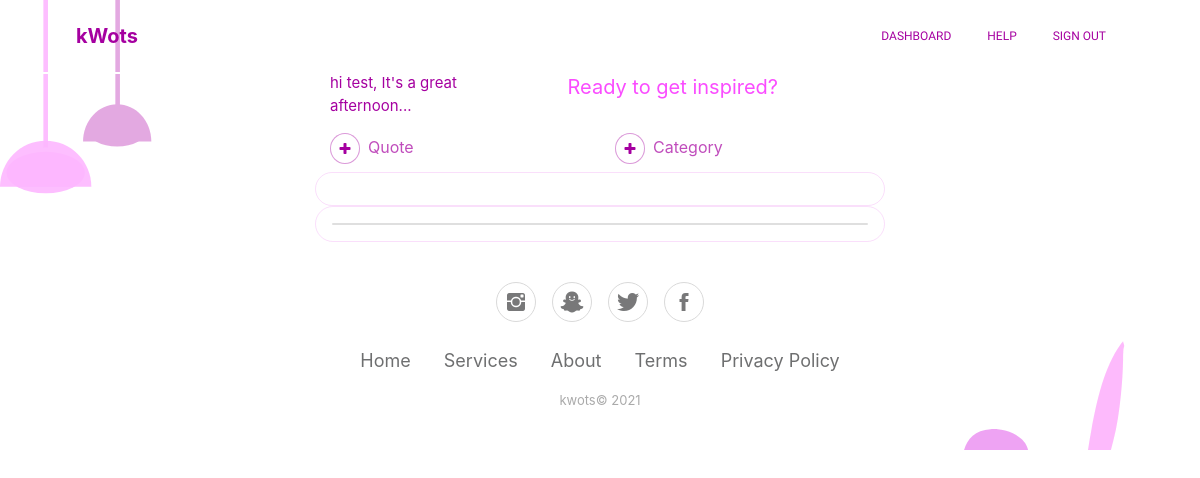
Before: /user/dashboard (signed in) with the older database file.
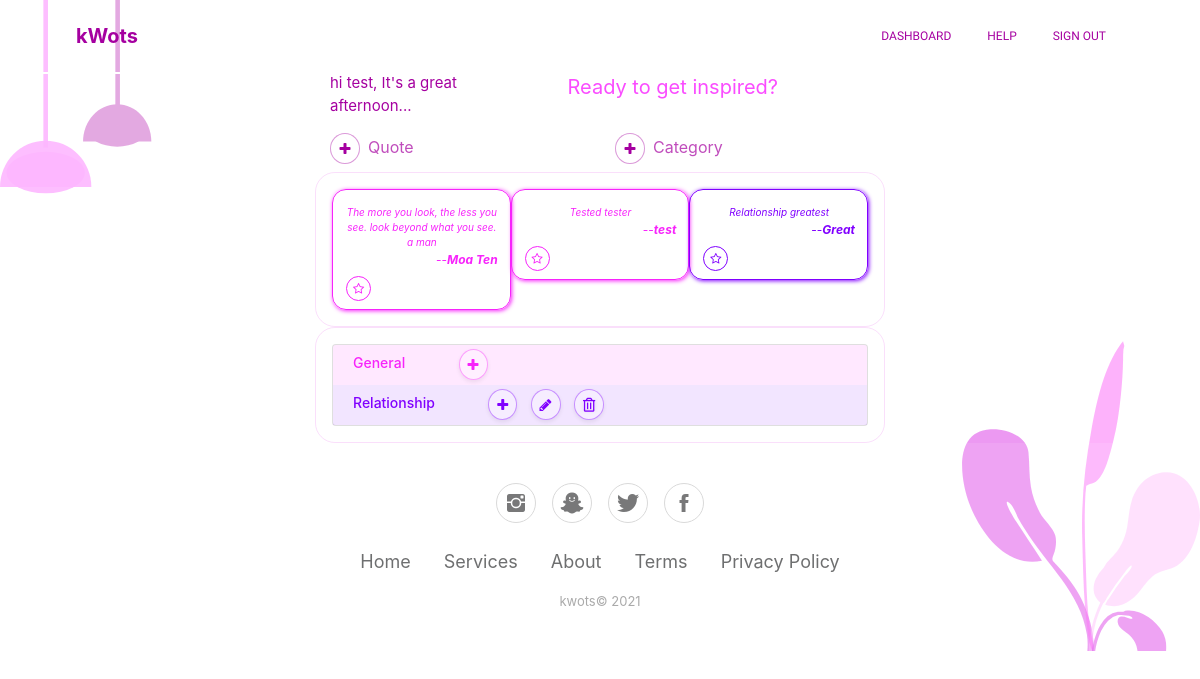
After: the same page with the newer database file.
### app/models.py (models this page shows, shortened)
class User(db.Model, UserMixin):
    __tablename__ = 'users'
    id = db.Column(db.Integer, primary_key = True)
    username = db.Column(db.String, unique = True, nullable = False)
    email = db.Column(db.String, unique = True, nullable = False)
    password = db.Column(db.String, nullable = False)
    quotes = db.relationship('Quote', backref = 'user')
    categories = db.relationship('Category', backref = 'user')

class Quote(db.Model):
    id = db.Column(db.Integer, primary_key = True)
    user_id = db.Column(db.Integer, db.ForeignKey('users.id'))
    author = db.Column(db.String, nullable = False)
    quote = db.Column(db.String, nullable = False)
    date = db.Column(db.DateTime, nullable = False, default = datetime.now())
    favorite = db.Column(db.Boolean, nullable = False, default = False)
    note = db.Column(db.String)
    category_id = db.Column(db.Integer, db.ForeignKey('categories.id'))
    period = db.Column(db.String, default = datetime.now())

class Category(db.Model):
    __tablename__ = 'categories'
    id = db.Column(db.Integer, primary_key = True)
    name = db.Column(db.String, nullable = False, unique = True)
    color_id = db.Column(db.Integer, db.ForeignKey('colors.id'))
    quotes = db.relationship('Quote', backref = 'category')
    icon = db.Column(db.String)
    user_id = db.Column(db.Integer, db.ForeignKey('users.id'))
    description = db.Column(db.String, nullable = True)

### app/user/views.py (the view)
@user_bp.route('/dashboard')
@login_required
def dashboard():
    if datetime.now().hour < 12:
        period = 'morning'
    elif datetime.now().hour > 12 and datetime.now().hour < 4 or 16:
        period = 'afternoon'
    else:
        period = 'evening'
    categories = current_user.categories
    favorites = [i for i in current_user.quotes if i.favorite == 1]
    color = {i.color.name: hex_to_dec(i.color.name) for i in categories}
    print(color)
    return render_template('dashboard.html', categories = categories, favorites = favorites, color = color, period = period)

### app/__init__.py (called while the page is built)
def create_app(config):
    app = Flask(__name__)
    app.config.from_object(config)
    db.init_app(app)
    login_manager = LoginManager(app)
    login_manager.login_view = "auth_bp.login"
    from .auth import auth_bp
    from .quote import quote_bp
    from .user import user_bp
    from .views import main_bp
    app.register_blueprint(auth_bp)
    app.register_blueprint(user_bp)
    app.register_blueprint(quote_bp)
    app.register_blueprint(main_bp)
    from .models import Color, Category, Quote, User
    @login_manager.user_loader
    def loader(user_id):
        return User.query.get(int(user_id))
    with app.app_context():
        db.create_all()
        return app

### app/utils.py (called while the page is built)
def hex_to_dec(val):
    n1 = int(val[1:3], 16)
    n2 = int(val[3:5], 16)
    n3 = int(val[5:], 16)
    return ','.join([str(n1), str(n2), str(n3)])

### app/templates/dashboard.html (shortened to what this page needs)
{% extends "base.html" %}
{% block content %}
<div  class= "dash-bg">
    {% include "nav.html" %}
        <div class="container">
            <div class="row">
                <div class="col col-md-3 box d-none d-md-inline-block"></div>
                <div class="col">
                    <div class="row">
                        <div class="col col-12 col-md-5">
                            <p style="font-size: 15px;color: rgb(165,0,160);">hi {{current_user.username }}, It's a great {{ period }}...</p>
                        </div>
                        <div class="col">
                            <p style="font-size: 20px;color: rgba(249,26,255,0.78);">Ready to get inspired?</p>
                        </div>
                    </div>
                    <div class="row mb-2">
                        <div class="col"><a class="btn btn-primary btn-sm border rounded-circle shadow-btn round-btn white-bg mr-2" role="button" style="width: 30px;" href="{{ url_for('quote_bp.add_quote')}}"><i class="fa fa-plus" style="height: 11px;"></i></a><span class="purple-text">Quote</span></div>
                        <div class="col"><a class="btn btn-primary btn-sm border rounded-circle shadow-btn round-btn white-bg mr-2" role="button" style="width: 30px;" href="{{ url_for('quote_bp.add_category')}}"><i class="fa fa-plus" style="height: 11px;"></i></a><span class="purple-text">Category</span></div>
                    </div>
                <div class="row quote-block p-3 pl-1">
                    {% for favorite in favorites  %}
                        <div class="col p-0 col-12 col-md-5 col-lg-4">
                            <div class="quote-block-one" style="color: {{ favorite.category.color.name }}; border: 1px solid {{ favorite.category.color.name }} !important;box-shadow: 1px 1px 4px {{ favorite.category.color.name }};">
                                <p class="text-center" style="font-size: 10px;"><em>{{ favorite.quote }}</em></p>
                                <p class="text-right quote-author-name" style="font-size: 12px;">--<strong><em>{{ favorite.author }}</em></strong></p>
                                <a href="{{ url_for('quote_bp.remove_favorite', quote_id = favorite.id)}}" class="btn btn-primary btn-sm blue-border-btn blue-round-btn blue-white-bg btn-icon mr-1" data-toggle="tooltip" data-bs-tooltip="" style="margin-top: -20px;color: {{ favorite.category.color.name }};border: 1px solid {{ favorite.category.color.name }} !important;" title="Unpin from board"><i class="fa fa-star-o btn-icon" style="font-size: 12px;"></i></a>
                            </div>
                        </div>
                    {% endfor %}
                </div>
                <div class="row quote-block p-3">
                    <div class="col pl-0 pr-0">
                        <div role="tablist" id="accordion-1" class="border-none">
                            <div class="card">
                                {% for category in categories %}
                                <div class="card-header blue-category-header border-none" role="tab" style="background-color: rgba({{ color[category.color.name] }},.1); color: {{ category.color.name }} ; padding-top: 0; padding-bottom: 5px;">
                                    <h5 class="mb-0"><a data-toggle="collapse" aria-expanded="true" aria-controls="accordion-1 .item-{{ category.id }}" href="#accordion-1 .item-{{ category.id }}" class="category-title mr-5" style="color: {{ category.color.name }};">{{ category.name }}</a>
                                        <span>
                                        {% if category.name == 'General' %}
                                            <a href="{{ url_for('quote_bp.add_quote')}}" class="btn btn-primary btn-sm border rounded-circle shadow-sm mt-1 mr-2" data-toggle="tooltip" data-bs-tooltip="" type="button" style="background-color: rgba(255,255,255,.3);color: rgb({{ color[category.color.name] }});width: auto;height: auto;border-color:rgba({{ color[category.color.name] }},.4) !important;" title="Add quote"><i class="fa fa-plus" style="height: 11px;"></i></a>
                                        {% else %}
                                            <a href="{{ url_for('quote_bp.add_quote_to_category', category_id = category.id)}}" class="btn btn-primary btn-sm border rounded-circle shadow-sm mt-1 mr-2" data-toggle="tooltip" data-bs-tooltip="" type="button" style="background-color: rgba(255,255,255,.3);color: rgb({{ color[category.color.name] }});width: auto;height: auto;border-color:rgba({{ color[category.color.name] }},.4) !important;" title="Add quote"><i class="fa fa-plus" style="height: 11px;"></i></a>
                                            <a href="{{ url_for('quote_bp.edit_category', category_id = category.id) }}" class="btn btn-primary btn-sm border rounded-circle shadow-sm mt-1 mr-2" data-toggle="tooltip" data-bs-tooltip="" style="background-color: rgba(255,255,255,.3);color: rgb({{ color[category.color.name] }});width: auto;height: auto;border-color:rgba({{ color[category.color.name] }},.4) !important;" title="Edit category"><i class="fa fa-pencil" style="height: 11px;"></i></a>
                                            <a href="{{ url_for('quote_bp.delete_category', category_id = category.id) }}" class="btn btn-primary btn-sm border rounded-circle shadow-sm mt-1" data-toggle="tooltip" data-bs-tooltip="" style="background-color: rgba(255,255,255,.3);color: rgb({{ color[category.color.name] }});width: auto;height: auto;border-color:rgba({{ color[category.color.name] }},.4) !important;" title="Delete category"><i class="far fa-trash-alt shadow-sm" style="height: 11px;"></i></a></span></h5>
                                        {% endif %}
                                    </div>
                                {% endfor %}
                            </div>
                        </div>
                    </div>
                </div>
            </div>
            <div class="col d-none d-md-inline-block col-md-3"></div>
        </div>
    </div>
    <div class="footer-basic">
        <footer>
            <div class="social"><a href="#"><i class="icon ion-social-instagram purple-hover"></i></a><a href="#"><i class="icon ion-social-snapchat purple-hover"></i></a><a href="#"><i class="icon ion-social-twitter purple-hover"></i></a><a href="#"><i class="icon ion-social-facebook purple-hover"></i></a></div>
            <ul
                class="list-inline">
                <li class="list-inline-item"><a href="#">Home</a></li>
                <li class="list-inline-item"><a href="#">Services</a></li>
                <li class="list-inline-item"><a href="#">About</a></li>
                <li class="list-inline-item"><a href="#">Terms</a></li>
                <li class="list-inline-item"><a href="#">Privacy Policy</a></li>
                </ul>
                <p class="copyright">kwots© 2021</p>
        </footer>
    </div>
</div>
{% endblock %}

### app/templates/base.html (shortened to what this page needs)
<!DOCTYPE html>
<html>
<head>
    <link rel="stylesheet" href="{{url_for('static', filename = 'bootstrap/css/bootstrap.min.css')}}">
    <link rel="stylesheet" href="{{url_for('static', filename = 'fonts/fontawesome-all.min.css')}}">
    <link rel="stylesheet" href="{{url_for('static', filename = 'fonts/font-awesome.min.css')}}">
    <link rel="stylesheet" href="{{url_for('static', filename = 'fonts/ionicons.min.css')}}">
    <link rel="stylesheet" href="{{url_for('static', filename = 'fonts/fontawesome5-overrides.min.css')}}">
    <link rel="stylesheet" href="{{url_for('static', filename = 'css/Footer-Basic.css')}}">
    <link rel="stylesheet" href="{{url_for('static', filename = 'css/main.css')}}">
    <link rel="stylesheet" href="{{url_for('static', filename = 'css/Navigation-Clean.css')}}">
    <link rel="stylesheet" href="{{url_for('static', filename = 'css/styles.css')}}">
</head>
<body>
    {% block content %}{% endblock content %}
</body>
</html>

### app/templates/nav.html (shortened to what this page needs)
<div class="container">
    <nav class="navbar navbar-light navbar-expand-md navigation-clean" style="background-color: rgba(255,255,255,0);">
        <div class="container"><a class="navbar-brand" href="#" style="color: #a500a0;">kWots</a>
            <div
                class="collapse navbar-collapse" id="navcol-1">
                <ul class="nav navbar-nav ml-auto">
                    {% if current_user.is_anonymous %}
                        <li class="nav-item menu-link" role="presentation"><a class="nav-link" href="{{ url_for('main_bp.index')}}" style="color: #a500a0;font-size: 12px;font-family: Arya, sans-serif;">HOME</a></li>
                        <li class="nav-item menu-link" role="presentation"><a class="nav-link" href="{{ url_for('auth_bp.login') }}" style="color: #a500a0;font-size: 12px;font-family: Arya, sans-serif;">LOGIN</a></li>
                        <li class="nav-item menu-link" role="presentation"><a class="nav-link" href="{{ url_for('auth_bp.register') }}" style="color: #a500a0;font-size: 12px;font-family: Arya, sans-serif;">REGISTER</a></li>
                        <li class="nav-item menu-link" role="presentation"><a class="nav-link" href="dashboard.html" style="color: #a500a0;font-size: 12px;font-family: Arya, sans-serif;">ABOUT</a></li>
                    {% else %}
                        <li class="nav-item menu-link" role="presentation"><a class="nav-link" href="{{ url_for('user_bp.dashboard') }}" style="color: #a500a0;font-size: 12px;font-family: Arya, sans-serif;">DASHBOARD</a></li>
                        <li class="nav-item menu-link" role="presentation"><a class="nav-link" href="#" style="color: #a500a0;font-size: 12px;font-family: Arya, sans-serif;">HELP</a></li>
                        <li class="nav-item menu-link" role="presentation"><a class="nav-link" href="{{ url_for('auth_bp.logout') }}" style="color: #a500a0;font-size: 12px;font-family: Arya, sans-serif;">SIGN OUT</a></li>
                    {% endif %}
                </ul>
        </div>
        </div>
    </nav>
</div>

### app/static/css/Footer-Basic.css (style rules this page uses)
.footer-basic { padding: 40px 0; background-color: rgba(255,255,255,.1); color: #4b4c4d; }
.footer-basic ul { padding: 0; list-style: none; text-align: center; font-size: 18px; line-height: 1.6; margin-bottom: 0; }
.footer-basic li { padding: 0 10px; }
.footer-basic ul a { color: inherit; text-decoration: none; opacity: 0.8; }
.footer-basic .social { text-align: center; padding-bottom: 25px; }
.footer-basic .social > a { font-size: 24px; width: 40px; height: 40px; line-height: 40px; display: inline-block; text-align: center; border-radius: 50%; border: 1px solid #ccc; margin: 0 8px; color: inherit; opacity: 0.75; }
.footer-basic .copyright { margin-top: 15px; text-align: center; font-size: 13px; color: #aaa; margin-bottom: 0; }

### app/static/css/main.css (style rules this page uses)
.round-btn { border-radius: 100%; }
.white-bg { background-color: white; color: rgb(165,0,160); border-color: rgba(165,0,160,.4) !important; }
.blue-white-bg { background-color: white; }
.quote-author-name { margin-top: -15px; }
.blue-round-btn { height: 25px; width: 25px; border-radius: 100px; }
.btn-icon { padding: 0; }
.dash-bg { background-image: url(../img/dash-bg.svg); background-repeat: no-repeat; background-position: top left; background-size: cover; height: 100%; }
.category-title { font-size: 14px; }
.border-none { border: none !important; }
.purple-text { color: rgba(165,0,160,.7); }

### app/static/css/Navigation-Clean.css (style rules this page uses)
.navigation-clean { background: #fff; padding-top: .75rem; padding-bottom: .75rem; color: #333; border-radius: 0; box-shadow: none; border: none; margin-bottom: 0; }
@media (min-width:768px) { .navigation-clean { padding-top: 1rem; padding-bottom: 1rem; } }
.navigation-clean .navbar-brand { font-weight: bold; color: inherit; }
.navigation-clean .navbar-collapse, .navigation-clean .form-inline { border-top-color: #ddd; }
.navigation-clean.navbar .navbar-nav .nav-link { padding-left: 18px; padding-right: 18px; }
.navigation-clean.navbar-light .navbar-nav .nav-link { color: #465765; }

### app/static/css/styles.css (style rules this page uses)
.box { height: 100%; width: 100%; background-color: grey; border: 1px solid white; }
.quote-block { border: 1px solid rgba(211,15,225,.13); border-radius: 20px; }
.quote-block-one { padding-top: 15px; padding-right: 12px; padding-left: 13px; border-radius: 14px; }

Changed rows visible on the page:
added Quote: quote "The more you look, the less you see. look beyond what you see. a man", author "Moa Ten"
added Quote: quote "Tested tester", author "test"
added Quote: quote "Relationship greatest", author "Great"
now on this page (row edited): Category: name "General"
added Category: name "Relationship"
